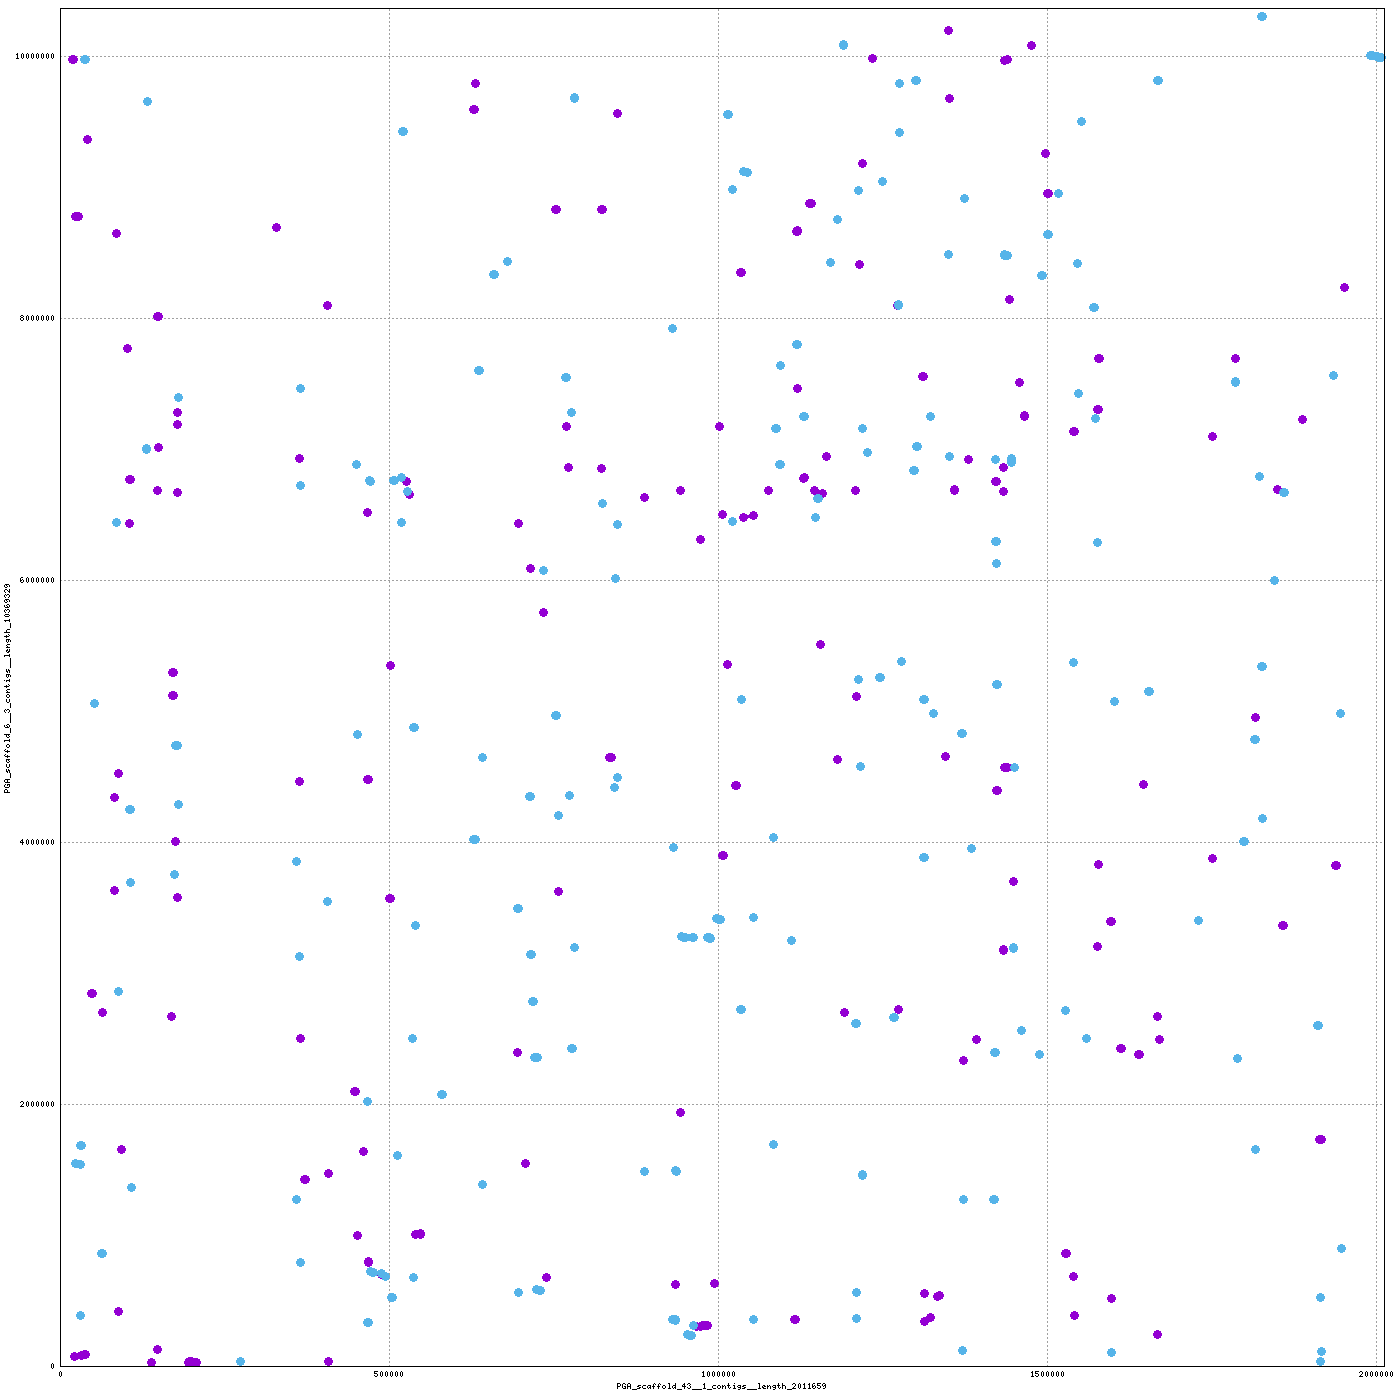

gnuplot code for this plot:
set terminal png tiny size 1400,1400
set output "/home/mike/Desktop/scripts/snakes/plot_pairs/hiCversion1.linear/nucmer/nucmer.85.png"
set size 1,1
set grid
unset key
set border 15
set tics scale 0
set xlabel "PGA_scaffold_43__1_contigs__length_2011659"
set ylabel "PGA_scaffold_6__3_contigs__length_10369329"
set format "%.0f"
set mouse format "%.0f"
set mouse mouseformat "[%.0f, %.0f]"
if(GPVAL_VERSION < 5) set mouse clipboardformat "[%.0f, %.0f]"
set xrange [1:2011659]
set yrange [1:10369329]
set style line 1  lt 1 lw 3 pt 6 ps 1
set style line 2  lt 3 lw 3 pt 6 ps 1
set style line 3  lt 2 lw 3 pt 6 ps 1
plot \
 "/home/mike/Desktop/scripts/snakes/plot_pairs/hiCversion1.linear/nucmer/nucmer.85.fplot" title "FWD" w lp ls 1, \
 "/home/mike/Desktop/scripts/snakes/plot_pairs/hiCversion1.linear/nucmer/nucmer.85.rplot" title "REV" w lp ls 2
